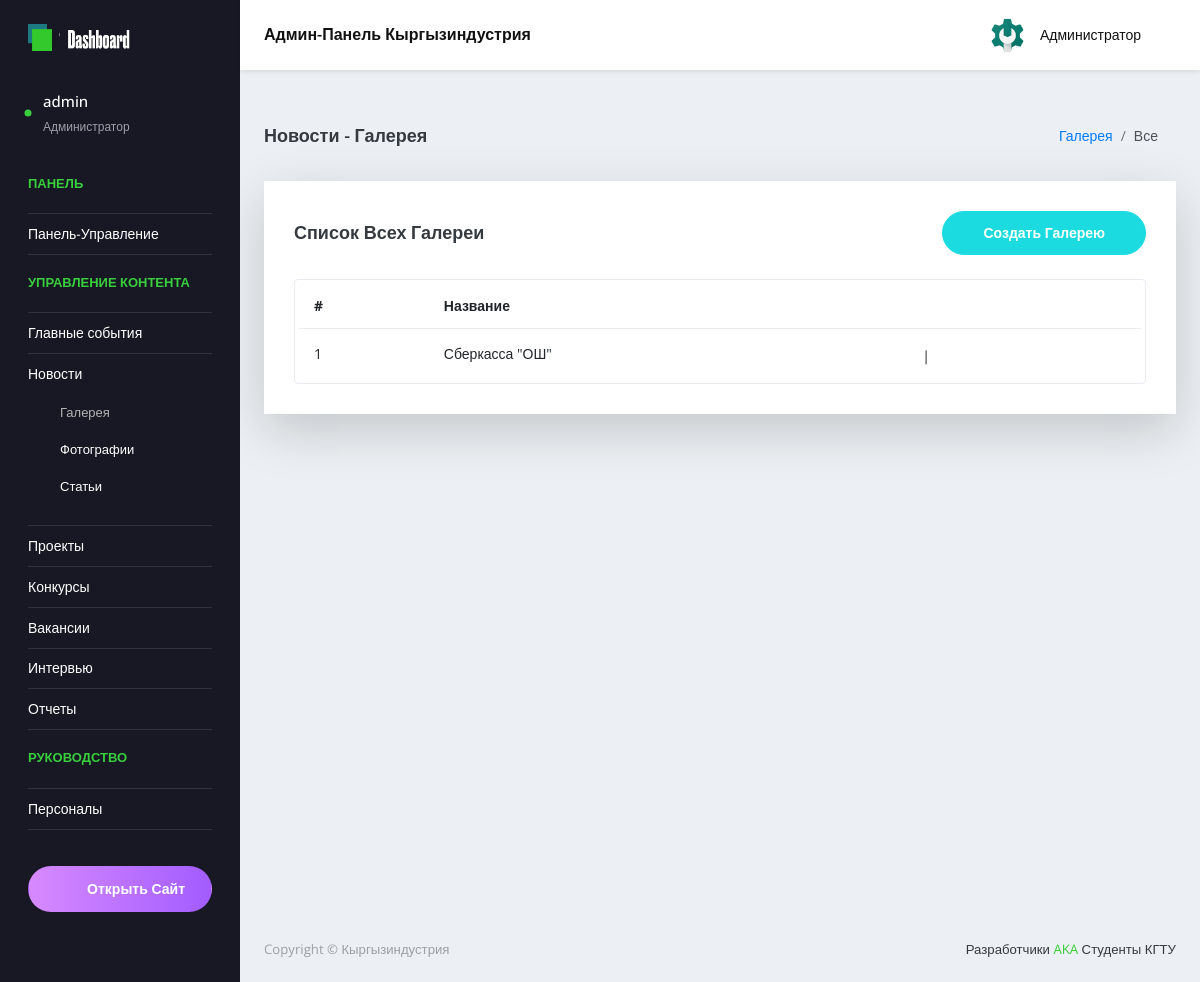
The app's page /ru/admin-panel/gallery/news/ (signed in), older data.
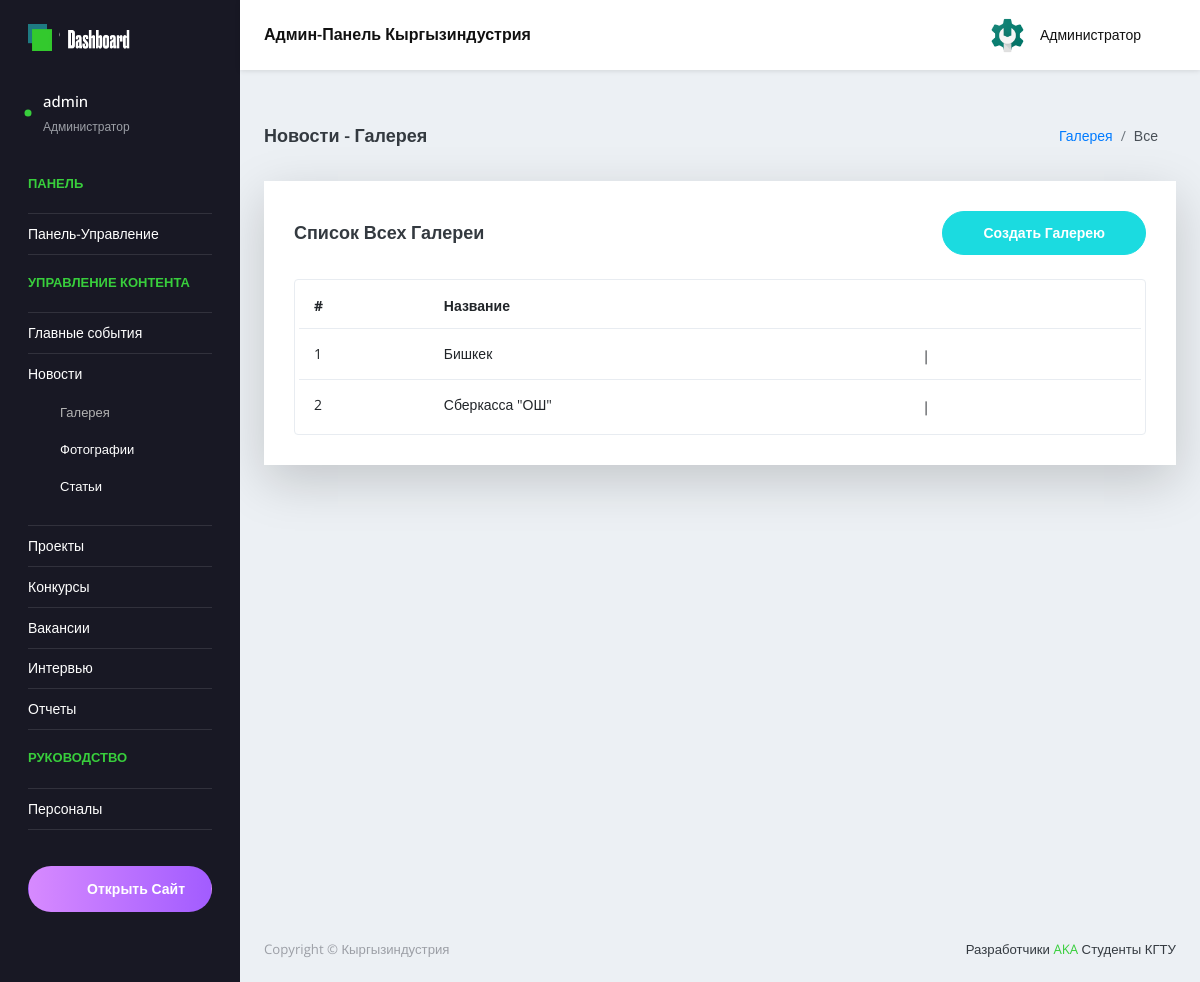
The same page, newer data.
### main/models.py (models this page shows, shortened)
class GalleryNews(models.Model):
    Name=models.CharField(max_length=70,verbose_name="Название галереи", unique=True,error_messages={'unique':"Галерея с таким названием уже существует!"})
    class Meta:
        db_table="galleryNews"
        ordering = ['-id']

### main/views.py (the view)
# urls.py: path('admin-panel/gallery/news/', views.NewsGalleryListView.as_view(), name='newsgallery_all'),
class NewsGalleryListView(LoginRequiredMixin, NewsGalleryView, ListView):
    login_url = 'login_page'
    template_name = 'admin/pages/news-gallery/newsgallery_list.html'
    paginate_by = 10

### main/templates/admin/pages/news-gallery/newsgallery_list.html (shortened to what this page needs)
{% extends 'admin/admin_base.html' %}
{% load static %}
  {% block content %}
      <div class="content-wrapper">
            <div class="page-header">
              <h3 class="page-title">Новости - Галерея</h3>
              <nav aria-label="breadcrumb">
                <ol class="breadcrumb">
                  <li class="breadcrumb-item"><a href="{% url 'newsgallery_all' %}">Галерея</a></li>
                  <li class="breadcrumb-item active" aria-current="page">Все</li>
                </ol>
              </nav>
            </div>
            <div class="row">
              <div class="col-lg-12 grid-margin stretch-card">
                <div class="card shadow-lg">
                  <div class="card-body">
                    <div class="d-sm-flex align-items-center mb-4">
                      <h4 class="card-title mb-sm-0">Список всех Галереи</h4>
                      <a href="{% url 'newsgallery_create' %}" class="btn btn-primary btn-rounded my-1 my-sm-0 ml-auto">
                        Создать Галерею
                      </a>
                    </div>
                    <div class="table-responsive border rounded p-1">
                      <table class="table table-hover">
                        {% if gallerynews_list %}
                        <thead>
                          <tr>
                            <th class="font-weight-bold">#</th>
                            <th class="font-weight-bold">Название</th>
                          </tr>
                        </thead>
                        <tbody>
                          {% for newsgallery in gallerynews_list %}
                          <tr>
                            <td>{{forloop.counter}}</td>
                            <td class="td-title" >{{newsgallery.Name }}</td>
                            <td class="edit-delete-icons">
                              <a href="{% url 'newsgallery_update' newsgallery.id %}"><i class="icon-pencil"></i></a> |
                              <a href="{% url 'newsgallery_delete' newsgallery.id %}" class="text-danger"><i class="icon-trash"></i></a>
                            </td>
                          </tr>
                          {% endfor %}
                        </tbody>
                        {% endif %}
                      </table>
                    </div>
                  </div>
                </div>
              </div>
            </div>
      </div>
{% endblock content %}

Row changes from the older to the newer data that the page shows:
added GalleryNews: Name "Бишкек"
